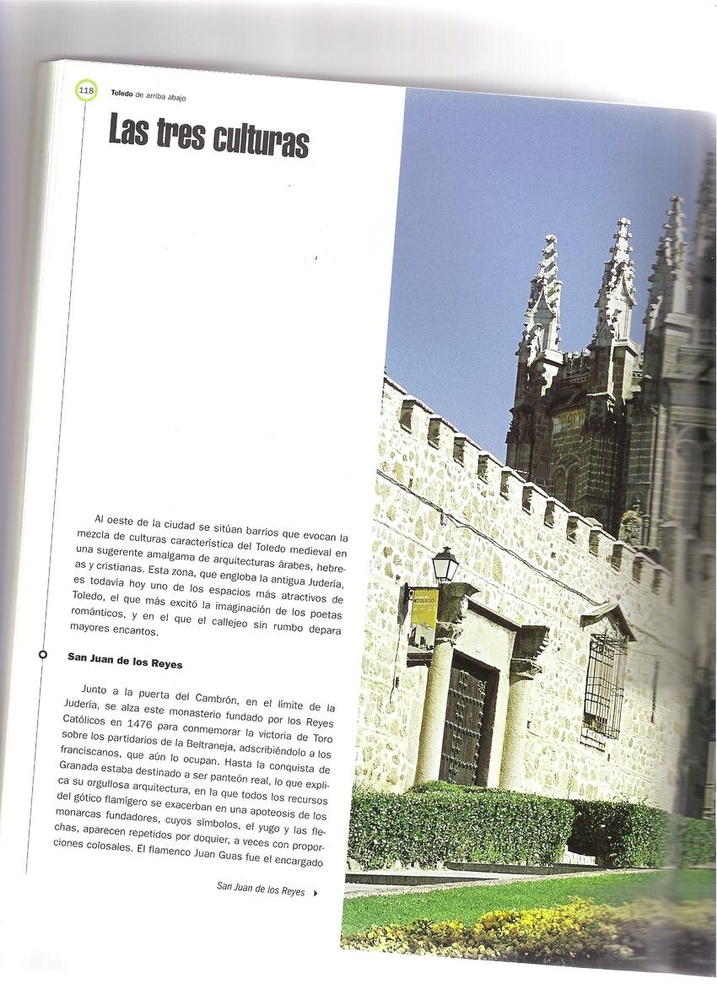
//> input picture EXAMENES/Practica/Escaner/Escanner_resuelto/escaneo1.jpg, 717 x 984 px, shrunk from 850 x 1166 before the run
$ ./main   (built with g++ and OpenCV 4)
//> lines starting //> are read from the running program, lines starting //| are printed output that depends on the picture; after the words box and inside, x2 and y2 are one past the last pixel; in counts of white or black regions, pixels touching at a corner belong together
### EXAMENES/Practica/Escaner/Escanner_resuelto/pdi_functions.h
/*
 * PDI_functions
 */
#ifndef PDI_FUNCTIONS_H
#define PDI_FUNCTIONS_H
#include <iostream>
#include <opencv2/opencv.hpp>
#include <vector>
#include <opencv2/core/core.hpp>

/**Funciones auxiliares
 */
namespace pdi{
	typedef unsigned char byte;

	/**Modifica la matriz para que todos los valores queden dentro del rango,
	los valores fuera del rango se setean al extremo más cercano.
	*/
	void clamp(cv::Mat& mat, double lowerBound, double upperBound);

	/**Imprime información de tipo y tamaño.
	 */
	void info(const cv::Mat &m, std::ostream &out = std::cout);

	/**Imprime valores estadísticos: mínimo, máximo, media, desvío.
	BUG: max, min, funcionan sólo con imágenes de un canal.
	*/
	void stats(const cv::Mat &m, std::ostream &out = std::cout);

	/**Muestra en pantalla la matriz
	 */
	void print(const cv::Mat &image, std::ostream &out = std::cout);

	/**Realiza el intercambio al copiar elemento a elemento
	Deben ser matrices de igual tamaño
	*/
	void swap_copy(cv::Mat &a, cv::Mat &b);

	/**Desplaza la imagen de modo que el píxel central
	ocupe la esquina superior izquierda.
	Usado para visualizar la transformada de Fourier.
	*/
	void centre(cv::Mat &imagen);

	/** Histograma uniforme de una imagen de un canal de 8bits.
	\param mask permite seleccionar una región a procesar
	 */
	cv::Mat histogram(const cv::Mat &image, int levels, const cv::Mat &mask=cv::Mat());

	/**Dibuja un gráfico de líneas en el canvas.
	 * \param data vector con los valores a graficar,
	 * rango [0,1] para flotantess o [0,MAX] para enteros, que se mapean del borde inferior al superior.
	 * \param color, color de las lí
	 */
	cv::Mat draw_graph(
		const cv::Mat &data,
		cv::Scalar color = cv::Scalar::all(255)
	);

	/**Devuelve un gráfico de líneas comparativo.
	 */
	cv::Mat draw_graph(
		const std::vector<cv::Mat> &data,
		const std::vector<cv::Scalar> colour
	);


	/**Copia la imagen a una cuyas dimensiones hacen eficiente la fft
	 */
	cv::Mat optimum_size(const cv::Mat &image);

	/**Devuelve la magnitud logarítmica del espectro, centrada.
	Úsese para visualización.
	\param image debe ser de 32F
	*/
	cv::Mat spectrum(const cv::Mat &image);

	/**Devuelve la convolución.
	Kernel centrado, borde constante.
	*/
	cv::Mat convolve(const cv::Mat &image, const cv::Mat &kernel);


	/**Concatena las imágenes.
	 * Los tamaños deberían concordar.
	 */
	cv::Mat mosaic( const cv::Mat &a, const cv::Mat &b, bool vertical=true );

	/**Concatena las imágenes en el vector
	 * Los tamaños deberían concordar.
	 \param r: número de filas
	 */
	cv::Mat mosaic( const std::vector<cv::Mat> &images, size_t r=1);

	/**Devuelve los mapeos para rgb.
	 * Las matrices son de tipo 8U
	 */
	std::vector<cv::Mat> load_colormap(const char *filename);

	/**Rota la imagen en sentido antihorario
	\param angle en grados
	*/
	cv::Mat rotate(cv::Mat image, double angle);

	/**Realiza el filtrado en frecuencia
	\param image matriz 32F, un canal.
	\param filtro de magnitud, descentrado.
	*/
	cv::Mat filter(cv::Mat image, cv::Mat filtro);


	/**Devuelve una imagen descentrada de la magnitud de un filtro ideal
	\param corte frecuencia de corte relativa. 0.5 corresponde un círculo inscripto
	 */
	cv::Mat filter_ideal(size_t rows, size_t cols, double corte);

	/**Devuelve una imagen descentrada de la magnitud de un filtro butterworth
	 */
	cv::Mat filter_butterworth(size_t rows, size_t cols, double corte, size_t order);

	/**Devuelve una imagen descentrada de la magnitud de un filtro gaussiano
	 */
	cv::Mat filter_gaussian(size_t rows, size_t cols, double corte);


	/**Devuelve una matriz compleja dada su magnitud y fase
	 */
	cv::Mat polar_combine(const cv::Mat &magnitud, const cv::Mat &phase);

	/**Dada una matriz compleja, devuelve su magnitud
	 */
	cv::Mat magnitude(const cv::Mat &image);

	/**Dada una matriz compleja, devuelve su fase
	 */
	cv::Mat phase(const cv::Mat &image);

	/**Devuelve un filtro de desenfoque dadas las velocidades de desplazamiento horizontal y vertical
	 */
	cv::Mat motion_blur(cv::Size size, double a, double b);
}


//Implementation
#include <fstream>
#include <limits>
namespace pdi{
	inline void clamp(cv::Mat& mat, double lowerBound, double upperBound){
		cv::min(cv::max(mat, lowerBound), upperBound, mat);
	}

	inline void info(const cv::Mat &image, std::ostream &out){
		out << "Characteristics\n";
		out << "\tSize " << image.rows << 'x' << image.cols << '\n';
		out << "\tChannels " << image.channels() << '\n';
		out << "\tDepth ";
		out << '\t';
		switch(image.depth()){
			case CV_8U: out << "8-bit unsigned integers ( 0..255 )\n"; break;
			case CV_8S: out << "8-bit signed integers ( -128..127 )\n"; break;
			case CV_16U: out << "16-bit unsigned integers ( 0..65535 )\n"; break;
			case CV_16S: out << "16-bit signed integers ( -32768..32767 )\n"; break;
			case CV_32S: out << "32-bit signed integers ( -2147483648..2147483647 )\n"; break;
			case CV_32F: out << "32-bit floating-point numbers ( -FLT_MAX..FLT_MAX, INF, NAN )\n"; break;
			case CV_64F: out << "64-bit floating-point numbers ( -DBL_MAX..DBL_MAX, INF, NAN )\n"; break;
		}
	}

	// [12 lines left out: function stats, not called in this run]

	inline void print(const cv::Mat &image, std::ostream &out){
		out << image;
	}

	// [70 lines left out: functions swap_copy, centre, histogram, not called in this run]

	namespace{
		/**Dibuja un gráfico de líneas en el canvas. Función auxiliar
		 * \param data vector con los valores a graficar,
		 * rango [0,1] para flotantess o [0,MAX] para enteros, que se mapean del borde inferior al superior.
		 */
		cv::Mat draw_graph(
			cv::Mat &canvas,
			const cv::Mat &data,
			cv::Scalar color = cv::Scalar::all(255),
			double scale = 1
		);

		/**Dibuja un gráfico de líneas en el canvas.
		 * wrapper para aceptar std::vector
		 */
		template<class T>
		cv::Mat draw_graph(cv::Mat &canvas, const std::vector<T> &data);
	}

	// [20 lines left out: function draw_graph, not called in this run]


	namespace {
		// [27 lines left out: function draw_graph, not called in this run]

		template<class T>
		inline cv::Mat draw_graph(cv::Mat &canvas, const std::vector<T> &data){
			return draw_graph(canvas, cv::Mat(data));
		}

	}

	// [118 lines left out: functions draw_graph, optimum_size, spectrum, convolve, mosaic, mosaic and 3 more, not called in this run]

	namespace{
		template <class T>
		inline T square(T x){
			return x*x;
		}
		double distance2( double x1, double y1, double x2, double y2 ){
			return square(x2-x1) + square(y2-y1);
		}
	}

	// [115 lines left out: functions filter_ideal, filter_butterworth, filter_gaussian, polar_combine, magnitude, phase and 1 more, not called in this run]
}

#endif /* PDI_FUNCTIONS_H */

### EXAMENES/Practica/Escaner/Escanner_resuelto/main.cpp
#include "opencv2/opencv.hpp"
#include "opencv2/highgui/highgui.hpp"
#include "pdi_functions.h"
#include <cmath>
#include <opencv2/gpu/gpu.hpp>


using namespace cv;
using namespace pdi;
using namespace std;

#define PI 3.14159265

// [26 lines left out: functions LimSuperior, LimInferior, not called in this run]

int main(int argc, char** argv) {
	Mat img = imread("escaneo1.jpg");
//> img is the input picture: 984 rows x 717 cols, CV_8UC3; mean B, G, R 200.6, 203.9, 202.1
	info(img);

	/** ************************************************* **/
	/**        Paso a escalas de gris y umbralizo         **/
	/** ************************************************* **/
	Mat imgBin;
	cvtColor(img,imgBin,COLOR_BGR2GRAY);
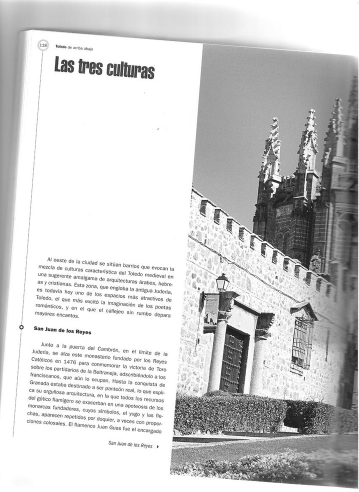
//> imgBin: 984 rows x 717 cols, CV_8UC1 (shown at 1/2 size); min 0, max 255, mean 203
	threshold(imgBin,imgBin,200,255,THRESH_BINARY_INV);
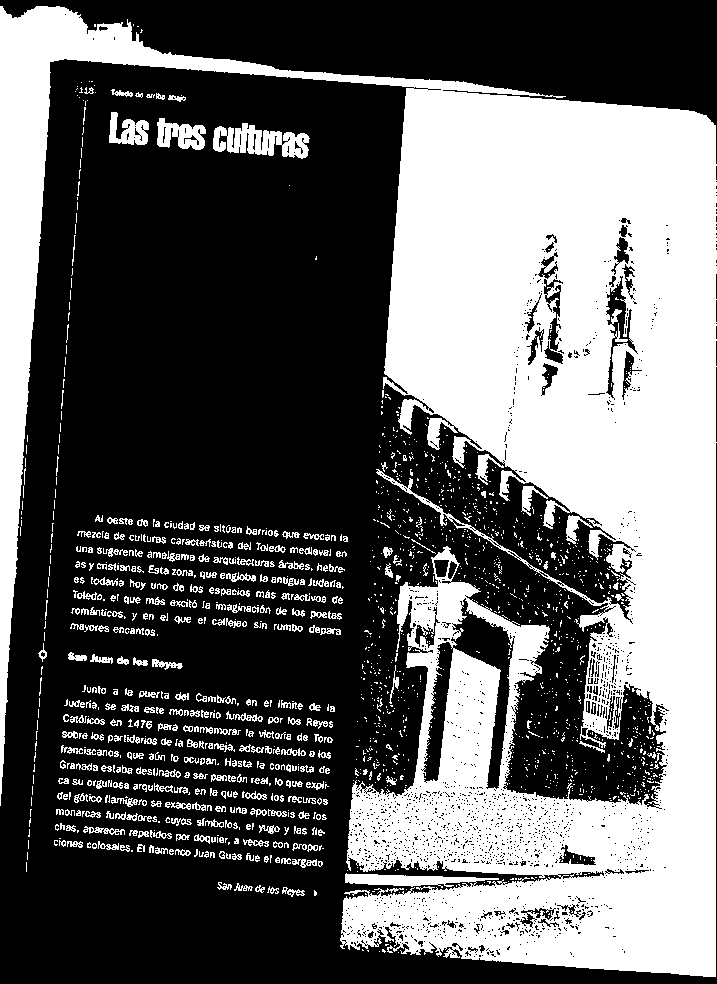
//> imgBin: 984 rows x 717 cols, CV_8UC1; 38.8% white; 1654 white regions (1245 under 20 px), largest, box (x1, y1, x2, y2) and area: (0, 6, 717, 977) 247460, (213, 123, 310, 159) 1956, (157, 118, 206, 150) 963

	/** ************************************************* **/
	/**  aplico Prewitt para detectar lineas horinzotales **/
	/** ************************************************* **/
//> (the run ends here: the program needs code that is not available in this run, at `imgBin = Prewitt(imgBin,0);`)

$ run again, with EXAMENES/Practica/Escaner/Escanner_resuelto/escaneo2.jpg copied over EXAMENES/Practica/Escaner/Escanner_resuelto/escaneo1.jpg
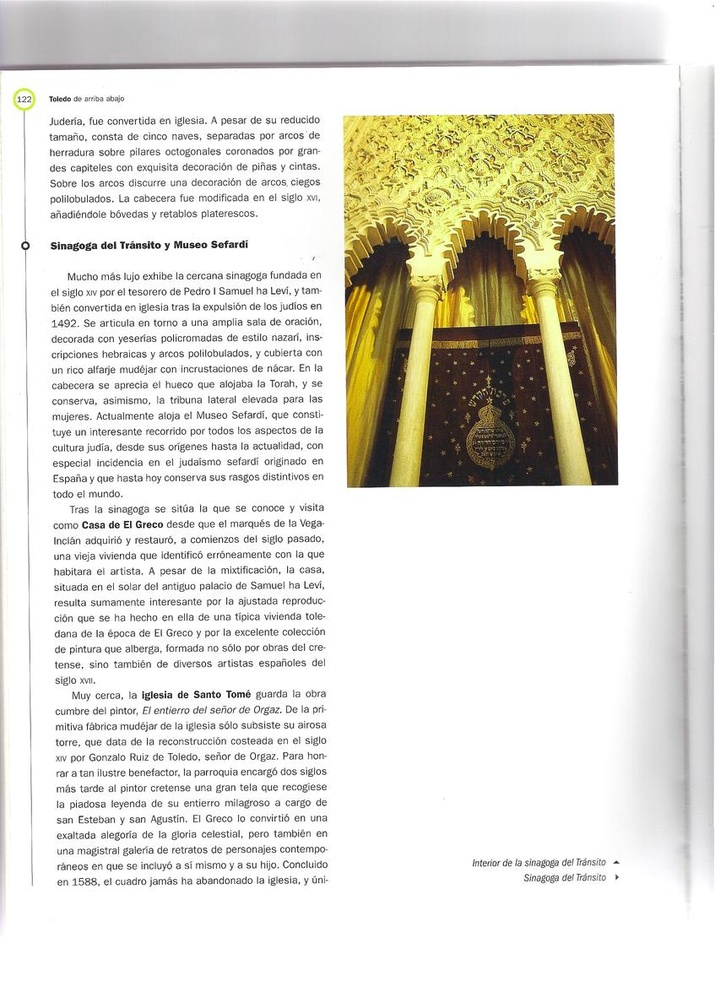
//> input picture EXAMENES/Practica/Escaner/Escanner_resuelto/escaneo2.jpg, 715 x 987 px, shrunk from 847 x 1169 before the run
//> img is the input picture: 987 rows x 715 cols, CV_8UC3; mean B, G, R 212.9, 222, 224.1
//> `cvtColor(img,imgBin,COLOR_BGR2GRAY);`:
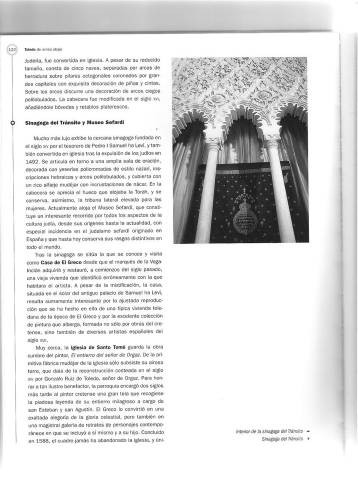
//> imgBin: 987 rows x 715 cols, CV_8UC1 (shown at 1/2 size); min 0, max 255, mean 221.6
//> `threshold(imgBin,imgBin,200,255,THRESH_BINARY_INV);`:
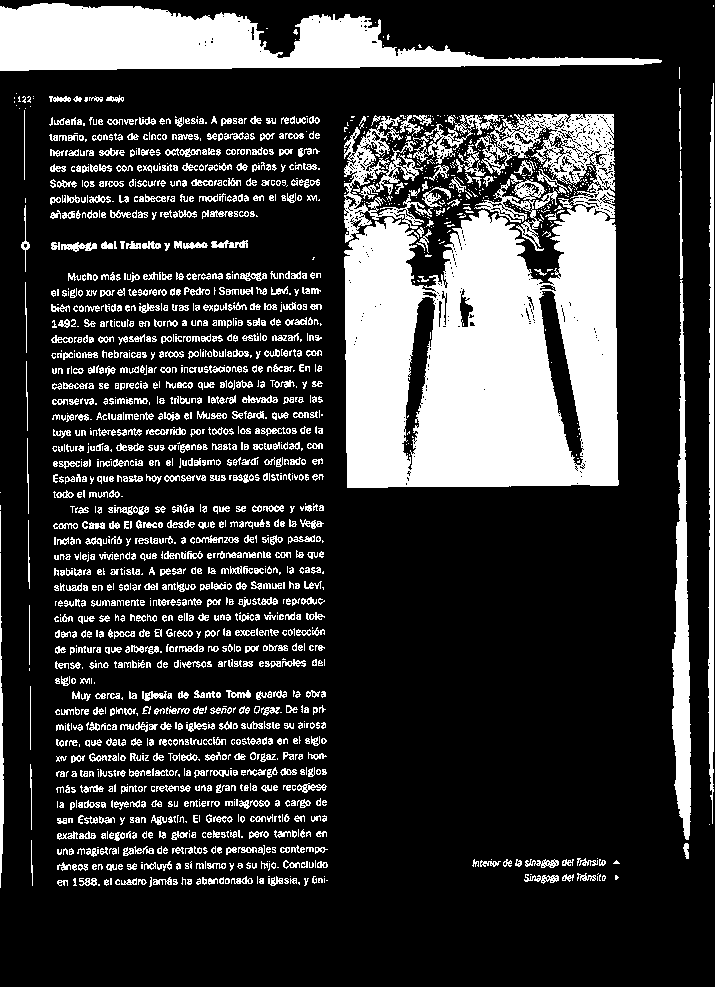
//> imgBin: 987 rows x 715 cols, CV_8UC1; 21.7% white; 1835 white regions (834 under 20 px), largest, box (x1, y1, x2, y2) and area: (344, 114, 619, 488) 71241, (0, 3, 662, 71) 22987, (672, 280, 691, 840) 5504
